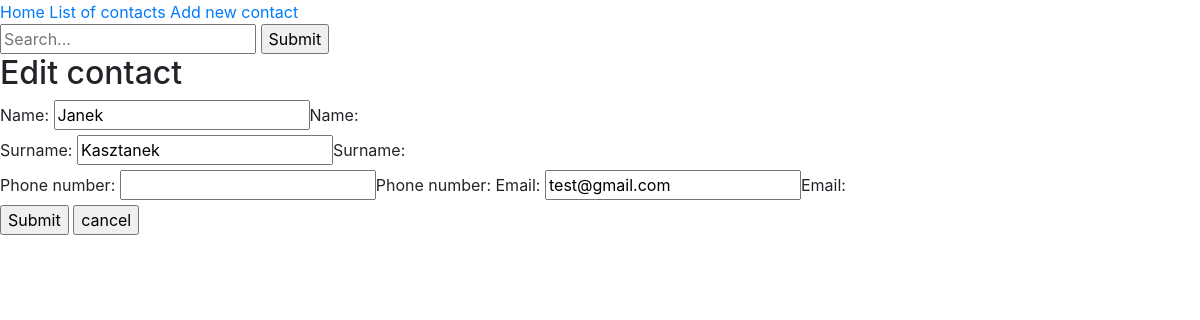
The page /edit/4/ on the database as committed earlier.
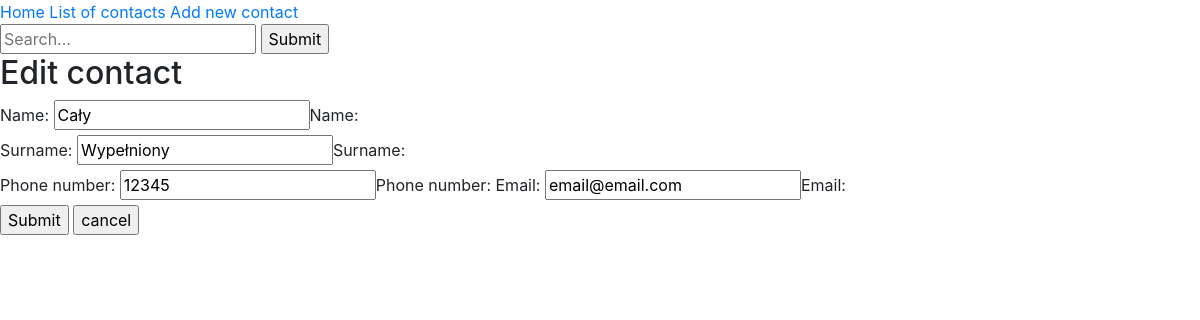
The same page on the database as committed later.
### PhonebookApp/models.py (models this page shows, shortened)
class Person(models.Model):
    name = models.CharField(max_length=50)
    surname = models.CharField(max_length=50)

class Email(models.Model):
    person = models.ForeignKey(Person, editable=False, on_delete=models.CASCADE, null=True)
    email = models.EmailField(max_length=254, null=True, blank=True)

class Phone(models.Model):
    person = models.ForeignKey(Person, editable=False, on_delete=models.CASCADE, null=True)
    phone_number = models.CharField(max_length=50, null=True, blank=True)

### PhonebookApp/views.py (the view)
# urls.py: path('edit/<int:person_id>/', views.edit, name='edit'),
def edit(request, person_id):
    person = Person.objects.get(pk=person_id)
    phone = Phone.objects.filter(person_id=person_id).first()
    email = Email.objects.filter(person_id=person_id).first()
    if request.method == 'POST':
        person_form = PersonForm(request.POST, instance=person)
        phone_form = PhoneForm(request.POST, instance=phone)
        email_form = EmailForm(request.POST, instance=email)
        if person_form.is_valid() or phone_form.is_valid() or email_form.is_valid():
            new_person = person_form.save()
            new_phone = phone_form.save(commit=False)
            new_email = email_form.save(commit=False)
            new_phone.person = new_person
            new_phone.save()
            new_email.person = new_person
            new_email.save()
            return redirect('detail', person_id)
    else:
        person_form = PersonForm(instance=person)
        phone_form = PhoneForm(instance=phone)
        email_form = EmailForm(instance=email)
    return render(request, 'edit.html', {'person_form': person_form,
                                         'phone_form': phone_form,
                                         'email_form': email_form})

### PhonebookApp/forms.py
class PersonForm(ModelForm):
    class Meta:
        model = Person
        fields = ['name', 'surname']

class PhoneForm(ModelForm):
    class Meta:
        model = Phone
        exclude = ['person']
        fields = ['phone_number']

### templates/edit.html (shortened to what this page needs)
{% extends 'base.html' %}
{% block content %}
    <h2>Edit contact</h2>
    <form action="" method="POST">{% csrf_token %}
    <div class="field_container">
    {%  for field in person_form %}
        <div class="field_container">
        {{ field.label_tag }}
        {{ field }}{{ field.label_tag }}
        </div>
    {% endfor %}
    {% for field in phone_form %}
        {{ field.label_tag }}
        {{ field }}{{ field.label_tag }}
    {% endfor %}
    {% for field in email_form %}
        {{ field.label_tag }}
        {{ field }}{{ field.label_tag }}
        </div>
    {% endfor %}
    <input type="submit" value="Submit"/>
    <a href="{% url "contact-list" %}"><input type="button" value="cancel"></a>
    </form>
{% endblock %}

Rows that differ between the two databases and show on the page:
removed Email: email_form "test@gmail.com"
changed Person: name "Janek" → "Cały"; surname "Kasztanek" → "Wypełniony"
added Phone: phone_form "12345"
now on this page (row edited): Email: email_form "email@email.com"
